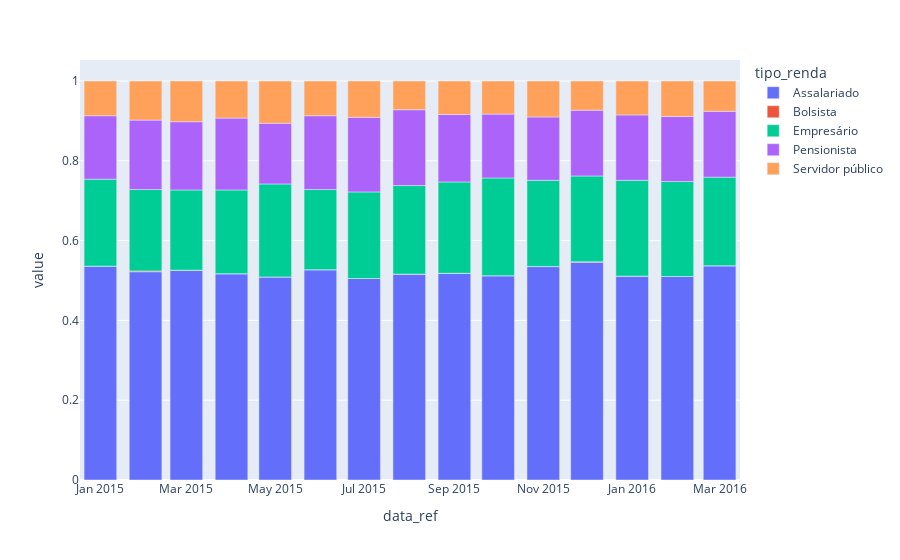

Notebook code for this chart:
### Code cell
px.bar(x)

### Figure 1 — Plotly figure (JSON) as saved in the notebook; plotly's stock layout.template omitted (floating-point values rounded to 4 significant figures)
{"data": [{"alignmentgroup": "True", "hovertemplate": "tipo_renda=Assalariado<br>data_ref=%{x}<br>value=%{y}<extra></extra>", "legendgroup": "Assalariado", "marker": {"color": "#636efa", "pattern": {"shape": ""}}, "name": "Assalariado", "offsetgroup": "Assalariado", "orientation": "v", "showlegend": true, "textposition": "auto", "type": "bar", "x": ["2015-01-01", "2015-02-01", "2015-03-01", "2015-04-01", "2015-05-01", "2015-06-01", "2015-07-01", "2015-08-01", "2015-09-01", "2015-10-01", "2015-11-01", "2015-12-01", "2016-01-01", "2016-02-01", "2016-03-01"], "xaxis": "x", "y": [0.536, 0.522, 0.525, 0.517, 0.509, 0.527, 0.505, 0.516, 0.518, 0.512, 0.535, 0.546, 0.511, 0.51, 0.537], "yaxis": "y"}, {"alignmentgroup": "True", "hovertemplate": "tipo_renda=Bolsista<br>data_ref=%{x}<br>value=%{y}<extra></extra>", "legendgroup": "Bolsista", "marker": {"color": "#EF553B", "pattern": {"shape": ""}}, "name": "Bolsista", "offsetgroup": "Bolsista", "orientation": "v", "showlegend": true, "textposition": "auto", "type": "bar", "x": ["2015-01-01", "2015-02-01", "2015-03-01", "2015-04-01", "2015-05-01", "2015-06-01", "2015-07-01", "2015-08-01", "2015-09-01", "2015-10-01", "2015-11-01", "2015-12-01", "2016-01-01", "2016-02-01", "2016-03-01"], "xaxis": "x", "y": [0, 0.002, 0.001, 0, 0, 0, 0, 0, 0, 0, 0, 0.001, 0, 0, 0], "yaxis": "y"}, {"alignmentgroup": "True", "hovertemplate": "tipo_renda=Empresário<br>data_ref=%{x}<br>value=%{y}<extra></extra>", "legendgroup": "Empresário", "marker": {"color": "#00cc96", "pattern": {"shape": ""}}, "name": "Empresário", "offsetgroup": "Empresário", "orientation": "v", "showlegend": true, "textposition": "auto", "type": "bar", "x": ["2015-01-01", "2015-02-01", "2015-03-01", "2015-04-01", "2015-05-01", "2015-06-01", "2015-07-01", "2015-08-01", "2015-09-01", "2015-10-01", "2015-11-01", "2015-12-01", "2016-01-01", "2016-02-01", "2016-03-01"], "xaxis": "x", "y": [0.218, 0.204, 0.201, 0.21, 0.233, 0.201, 0.217, 0.222, 0.229, 0.245, 0.216, 0.215, 0.24, 0.238, 0.222], "yaxis": "y"}, {"alignmentgroup": "True", "hovertemplate": "tipo_renda=Pensionista<br>data_ref=%{x}<br>value=%{y}<extra></extra>", "legendgroup": "Pensionista", "marker": {"color": "#ab63fa", "pattern": {"shape": ""}}, "name": "Pensionista", "offsetgroup": "Pensionista", "orientation": "v", "showlegend": true, "textposition": "auto", "type": "bar", "x": ["2015-01-01", "2015-02-01", "2015-03-01", "2015-04-01", "2015-05-01", "2015-06-01", "2015-07-01", "2015-08-01", "2015-09-01", "2015-10-01", "2015-11-01", "2015-12-01", "2016-01-01", "2016-02-01", "2016-03-01"], "xaxis": "x", "y": [0.159, 0.174, 0.171, 0.18, 0.152, 0.185, 0.187, 0.19, 0.169, 0.16, 0.159, 0.165, 0.164, 0.163, 0.165], "yaxis": "y"}, {"alignmentgroup": "True", "hovertemplate": "tipo_renda=Servidor público<br>data_ref=%{x}<br>value=%{y}<extra></extra>", "legendgroup": "Servidor público", "marker": {"color": "#FFA15A", "pattern": {"shape": ""}}, "name": "Servidor público", "offsetgroup": "Servidor público", "orientation": "v", "showlegend": true, "textposition": "auto", "type": "bar", "x": ["2015-01-01", "2015-02-01", "2015-03-01", "2015-04-01", "2015-05-01", "2015-06-01", "2015-07-01", "2015-08-01", "2015-09-01", "2015-10-01", "2015-11-01", "2015-12-01", "2016-01-01", "2016-02-01", "2016-03-01"], "xaxis": "x", "y": [0.087, 0.098, 0.102, 0.093, 0.106, 0.087, 0.091, 0.072, 0.084, 0.083, 0.09, 0.073, 0.085, 0.089, 0.076], "yaxis": "y"}], "layout": {"barmode": "relative", "legend": {"title": {"text": "tipo_renda"}, "tracegroupgap": 0}, "margin": {"t": 60}, "xaxis": {"anchor": "y", "domain": [0, 1], "title": {"text": "data_ref"}}, "yaxis": {"anchor": "x", "domain": [0, 1], "title": {"text": "value"}}}}
